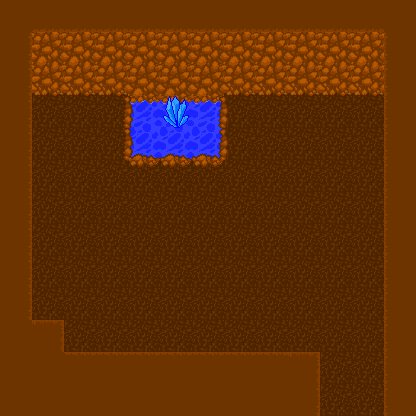

The image is a tile-based game level rendered from a .tmx file. Its description and source (layers, tilesets, objects; grid data summarised) follow:
An orthogonal 13x13 tile map with 32x32 px tiles, 5 tile layers (Tile Layer 1, Tile Layer 2, Tile Layer 3, Tile Layer 4, ...), 3 tilesets and 13 objects.

<map version="1.0" orientation="orthogonal" renderorder="right-down" width="13" height="13" tilewidth="32" tileheight="32">
 <tileset firstgid="1" name="OUTSIDE" tilewidth="32" tileheight="32">
  <image source="terrainTiles.png" trans="ff00ff" width="640" height="480" />
 </tileset>
 <tileset firstgid="301" name="INSIDE" tilewidth="32" tileheight="32">
  <image source="SOWOBJECTSINDOORSxcf.png" trans="ff00ff" width="640" height="480" />
 </tileset>
 <tileset firstgid="601" name="ANIMATEDTILES" tilewidth="32" tileheight="32">
  <image source="AnimatedTiles.png" trans="ff00ff" width="160" height="640" />
  <tile id="15">
   <animation>
    <frame tileid="15" duration="400" />
    <frame tileid="16" duration="400" />
    <frame tileid="17" duration="400" />
    <frame tileid="18" duration="400" />
   </animation>
  </tile>
  <tile id="20">
   <animation>
    <frame tileid="20" duration="400" />
    <frame tileid="21" duration="400" />
    <frame tileid="22" duration="400" />
    <frame tileid="23" duration="400" />
   </animation>
  </tile>
 </tileset>
 <layer name="Tile Layer 1" width="13" height="13">
  <data>[169 cells, 169 non-empty, 1 distinct tile ids]</data>
 </layer>
 <layer name="Tile Layer 2" width="13" height="13">
  <data>[169 cells, 0 non-empty, 0 distinct tile ids]</data>
 </layer>
 <layer name="Tile Layer 3" width="13" height="13">
  <data>[169 cells, 26 non-empty, 5 distinct tile ids]</data>
 </layer>
 <layer name="Tile Layer 4" width="13" height="13">
  <data>[169 cells, 15 non-empty, 4 distinct tile ids]</data>
 </layer>
 <layer name="Tile Layer 5" width="13" height="13">
  <data>[169 cells, 62 non-empty, 12 distinct tile ids]</data>
 </layer>
 <objectgroup name="Boxes">
  <object x="387" y="0" width="10" height="39" />
  <object x="386" y="40" width="30" height="370" />
  <object x="1" y="352" width="316" height="59" />
  <object x="1" y="318" width="58" height="36" />
  <object x="0" y="-1" width="29" height="315" />
  <object x="28" y="0" width="358" height="90" />
  <object x="124" y="86" width="105" height="79" />
 </objectgroup>
 <objectgroup name="Strint">
  <properties>
   <property name="STR" value="1" />
  </properties>
  <object x="346" y="343">
   <properties>
    <property name="STR" value="1" />
   </properties>
  </object>
  <object x="61.6667" y="116.667">
   <properties>
    <property name="Item" value="MN1" />
   </properties>
  </object>
  <object x="103.667" y="117">
   <properties>
    <property name="Item" value="MN5" />
   </properties>
  </object>
  <object x="262" y="106">
   <properties>
    <property name="Item" value="MN10" />
   </properties>
  </object>
  <object x="305" y="107">
   <properties>
    <property name="Item" value="MN10" />
   </properties>
  </object>
 </objectgroup>
 <objectgroup name="TriggerLayer">
  <properties>
   <property name="Door" value="INT5:INT4" />
  </properties>
  <object x="316" y="382" width="68" height="29">
   <properties>
    <property name="Door" value="INT5:INT4" />
   </properties>
  </object>
 </objectgroup>
</map>
